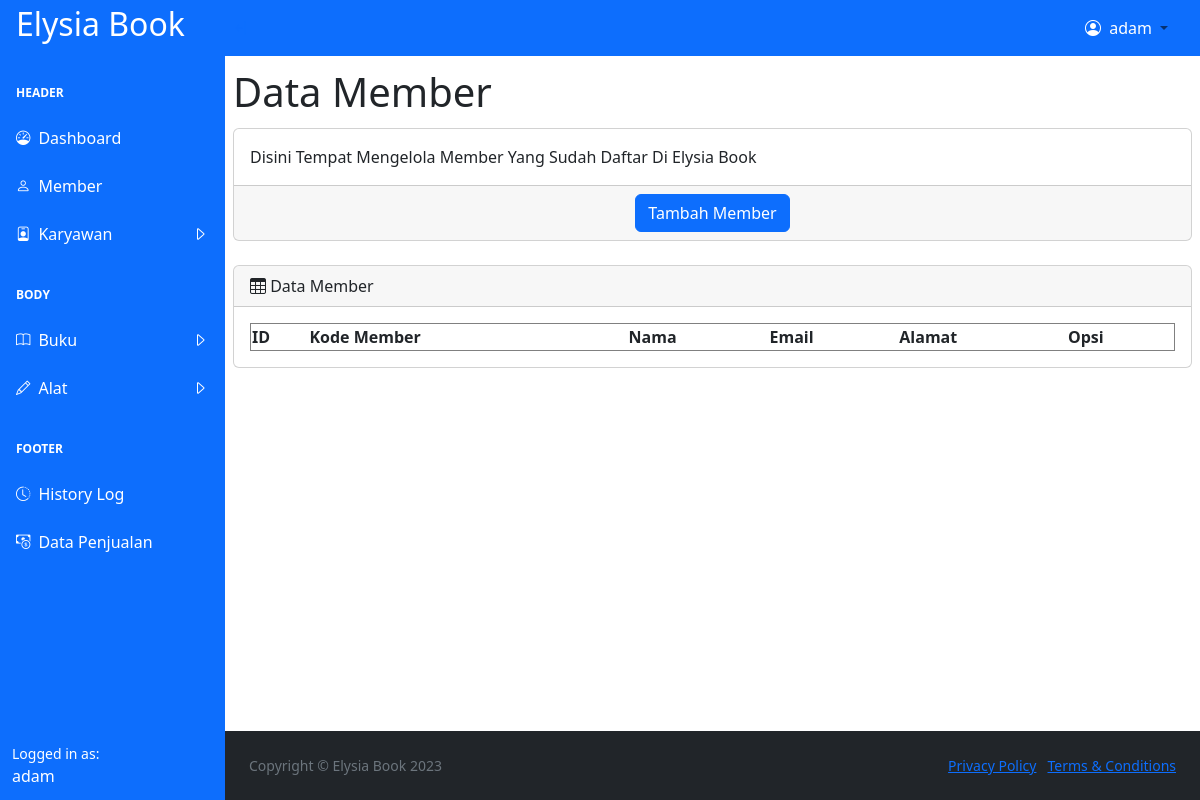
Before: /member (signed in) with the older database file.
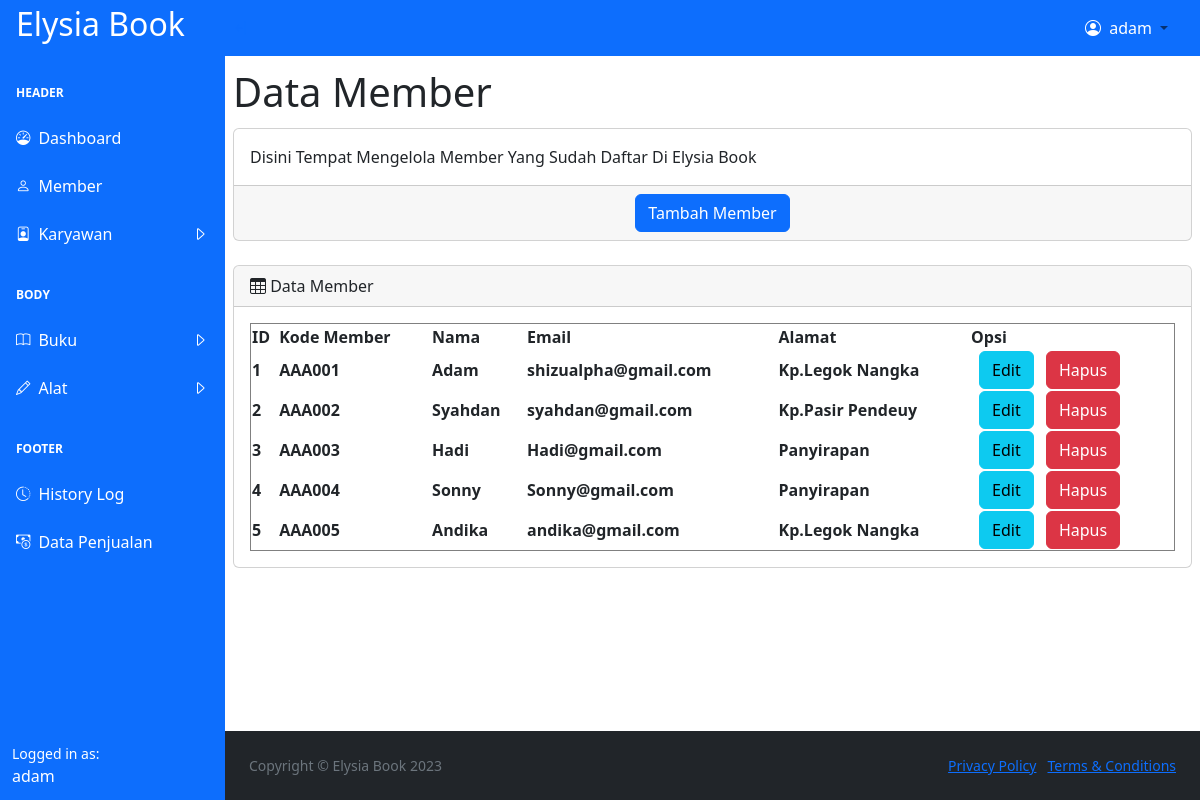
After: the same page with the newer database file.
### tables this page shows
CREATE TABLE `b_member` (
  `id` int(6) NOT NULL,
  `kode_member` varchar(6) NOT NULL,
  `nama` varchar(255) DEFAULT NULL,
  `email` varchar(255) DEFAULT NULL,
  `alamat` varchar(255) DEFAULT NULL
);

### app/controller/member.php (called while the page is built, shortened)
<?php
class Member extends JI_Controller
{
    public function index()
    {
        $data = array();
        $data['sess'] = $this->getKey();
        $data['mem'] = $this->mem->get();
        $this->putThemeContent("member/home", $data);
    }
}

### index.php (called while the page is built, shortened)
<?php
require_once $GLOBALS['SEMEDIR']->kero.'Functions.php';
$se = new SENE_Engine();
$se->run();

### kero/sine/SENE_MySQLi_Engine.php (called while the page is built, shortened)
<?php
class SENE_MySQLi_Engine
{
    public $__mysqli;
    protected $fieldvalue = array();
    public $in_select = '';
    public $table = '';
    public $as_from=0;
    public $join=0;
    public function __construct()
    {
        $this->config = $GLOBALS['SEMECFG'];
        $port = 3306;
        if (isset($this->config->database->port)) {
            if (strlen($this->config->database->port)>0) {
                $port = $this->config->database->port;
            }
        }
        $this->__mysqli = new mysqli();
        try {
            $this->__mysqli->connect($this->config->database->host, $this->config->database->user, $this->config->database->pass, $this->config->database->name, $port);
        } catch (mysqli_sql_exception $e) {
            if ($this->config->environment == 'development') {
                trigger_error(TEM_ERR.': Cannot connect to database server using the supplied settings.', E_USER_ERROR);
                throw $e;
            } elseif ($this->config->environment == 'staging' && $this->__mysqli->connect_errno) {
                header("content-type: application/json");
                http_response_code(200);
                $data = array();
                $data['status'] = $this->__mysqli->connect_errno;
                $data['message'] = 'Failed to connect to Database: '.$this->__mysqli->connect_error;
                $data['data'] = array();
                echo json_encode($data);
                return;
            }
        }
        $cs = 'utf8';
        if (isset($this->config->database->charset) && strlen($this->config->database->charset)>0) {
            $cs = $this->config->database->charset;
        }
        $this->__mysqli->set_charset($cs);
        $this->in_select = '';
        $this->table = '';
        $this->as_from = array();
        $this->join = array();
    }
    public function query($sql, $cache_enabled=0, $flushcache=0, $type="object")
    {
        if ($cache_enabled) {
            $name = '';
            $names = explode("from", strtolower($sql));
            if (isset($names[1])) {
                $name = trim($names[1]);
                $name = strtr($name, '`', '');
                $names = explode(' ', $name);
                if (isset($names[0])) {
                    $name = $names[0];
                }
                unset($names);
            }
            $cache=md5($sql).".json";
            if (!empty($name)) {
                $cache=$name."-".md5($sql).".json";
            }
            if (isset($GLOBALS['semeflush'])) {
                $flushcache = $GLOBALS['semeflush'];
            }
            if (isset($GLOBALS['semecache'])) {
                $cache_enabled = $GLOBALS['semecache'];
            }
            if ($flushcache) {
                if (file_exists(SENECACHE.'/'.$cache)) {
                    unlink(SENECACHE.'/'.$cache);
                }
            }
            if (file_exists(SENECACHE.'/'.$cache)) {
                $fp = fopen(SENECACHE.'/'.$cache, "r");
                $str = fread($fp, filesize(SENECACHE.'/'.$cache));
                fclose($fp);
                $dataz = json_decode($str);
                return $dataz;
            } else {
                $res = $this->__mysqli->query($sql);
                if ($res) {
                    $dataz=array();
                    if ($type=="array") {
                        while ($data=$res->fetch_array()) {
                            array_push($dataz, $data);
                        }
                    } elseif ($type=="assoc") {
                        while ($data=$res->fetch_assoc()) {
                            array_push($dataz, $data);
                        }
                    } else {
                        while ($data=$res->fetch_object()) {
                            $dataz[] = $data;
                        }
                    }
                    $res->free();
                    $str = json_encode($dataz);
                    $fp = fopen(SENECACHE.'/'.$cache, "w+");
                    fwrite($fp, $str);
                    fclose($fp);
                    return $dataz;
                } else {
                    $this->debug($sql);
                    trigger_error(TEM_ERR.': '.$this->__mysqli->error.'. '.$sql, E_USER_NOTICE);
                    return $this->fieldvalue;
                }
            }
        } else {
            $res = $this->__mysqli->query($sql);
            if ($res) {
                $dataz=array();
                if ($type=="array") {
                    while ($data=$res->fetch_array()) {
                        array_push($dataz, $data);
                    }
                } elseif ($type=="assoc") {
                    while ($data=$res->fetch_assoc()) {
                        array_push($dataz, $data);
                    }
                } else {
                    if (!is_bool($res)) {
                        while ($data=$res->fetch_object()) {
                            $dataz[] = $data;
                        }
                    }
                }
                return $dataz;
            } else {
                $this->debug($sql);
                trigger_error(TEM_ERR.': '.$this->__mysqli->error.'. '.$sql, E_USER_NOTICE);
                return $this->fieldvalue;
            }
        }
    }
    public function from($table, $as='')
    {
        if (!empty($as)) {
            $as = strtolower($as);
            if (isset($this->as_from[$as])) {
                if ($this->as_from[$as] != $table) {
                    trigger_error(TEM_ERR.': Table alias "'.$as.'" for "'.$this->as_from[$as].'" has been used, please change!');
                    foreach ($this->as_from as $k=>$v) {
                        trigger_error($k.': '.$v);
                    }
                    die();
                }
            } else {
                $this->as_from[$as] = $table;
            }
        }
        $this->table = $table;
        return $this;
    }
    public function get($tipe="object", $is_debug='')
    {
        $this->in_select = rtrim($this->in_select, ", ");
        if (empty($this->in_select)) {
            $this->in_select = "*";
        }
        $sql = 'SELECT '.$this->in_select.' FROM `'.$this->table.'`';
        if (count($this->join) > 0) {
            $table_alias = array_search($this->table, $this->as_from);
            if ($table_alias !== 0) {
                $sql .= ' '.$table_alias.' ';
                foreach ($this->join as $j) {
                    $sql .= strtoupper($j->method).' JOIN '.$j->table.' ON ';
                    foreach ($j->on as $o) {
                        $sql .= '('.$o.') ';
                    }
                }
            } else {
                trigger_error(TEM_ERR.': Please use alias for main table first, you can set alias using $this->db->setTableAlias("YOURALIAS") OR $this->db->from("tabelname","tablealias");', E_USER_WARNING);
                die();
            }
        } else {
            $table_alias = array_search($this->table, $this->as_from);
            if ($table_alias !== 0) {
                $sql .= ' '.$table_alias.' ';
            }
        }
        $cache_save = 0;
        $cache_flush = 0;
        $res = $this->query($sql, $cache_save, $cache_flush, $tipe);
        return $res;
    }
    public function flushQuery()
    {
        $this->in_select = '';
        $this->as_from = array();
        $this->join = array();
        return $this;
    }
}

### app/model/b_member_model.php (called while the page is built, shortened)
<?php
class B_Member_Model extends SENE_Model
{
    public $tbl = "b_member";
    public $tbl_as = "bm";
    public function __construct()
    {
        $this->db->from($this->tbl, $this->tbl_as);
    }
    public function get()
    {
        return $this->db->get();
    }
}

### kero/Functions.php (called while the page is built, shortened)
<?php
function base_url($url='')
{
    return $GLOBALS['SEMECFG']->baseurl.$url;
}

### app/view/front/member/home.php (the view, shortened to what the rows shown need)
<div id="layoutSidenav">
    <div id="layoutSidenav_content">
        <main>
            <div class="container-fluid px-2 py-2">
                <h1 class="py-1">Data Member</h1>
                <div class="card mb-4">
                    <div class="card-body">
                        <table border="1" style="width: 100%;" id="datatablesSimple">
                            <thead>
                                <tr>
                                    <th>ID</th>
                                    <th>Kode Member</th>
                                    <th>Nama</th>
                                    <th>Email</th>
                                    <th>Alamat</th>
                                    <th>Opsi</th>
                                </tr>
                            </thead>
                            <tbody>
                                <?php foreach ($mem as $mber) { ?>
                                    <tr>
                                        <th><?= $mber->id ?></th>
                                        <th><?= $mber->kode_member ?></th>
                                        <th><?= $mber->nama ?></th>
                                        <th><?= $mber->email ?></th>
                                        <th><?= $mber->alamat ?></th>
                                        <th>
                                            <button data-toggle="modal" data-target="#modal2<?= $mber->id ?>" type="button" class="btn btn-info mr-2 ml-2" href="<?= base_url('member/edit/') ?>">Edit</button>
                                            <a href="<?= base_url('member/hapus/') ?><?= $mber->id ?>" onclick="return confirm('apakah kamu yakin?')" class="btn btn-danger">Hapus</a>
                                        </th>
                                    </tr>
                                <?php } ?>
                            </tbody>
                        </table>
                    </div>
                </div>
            </div>
        </main>
    </div>
</div>

Changed rows visible on the page:
added b_member: id "1", kode_member "AAA001", nama "Adam", email "shizualpha@gmail.com", alamat "Kp.Legok Nangka"
added b_member: id "2", kode_member "AAA002", nama "Syahdan", email "syahdan@gmail.com", alamat "Kp.Pasir Pendeuy"
added b_member: id "3", kode_member "AAA003", nama "Hadi", email "Hadi@gmail.com", alamat "Panyirapan"
added b_member: id "4", kode_member "AAA004", nama "Sonny", email "Sonny@gmail.com", alamat "Panyirapan"
added b_member: id "5", kode_member "AAA005", nama "Andika", email "andika@gmail.com", alamat "Kp.Legok Nangka"
